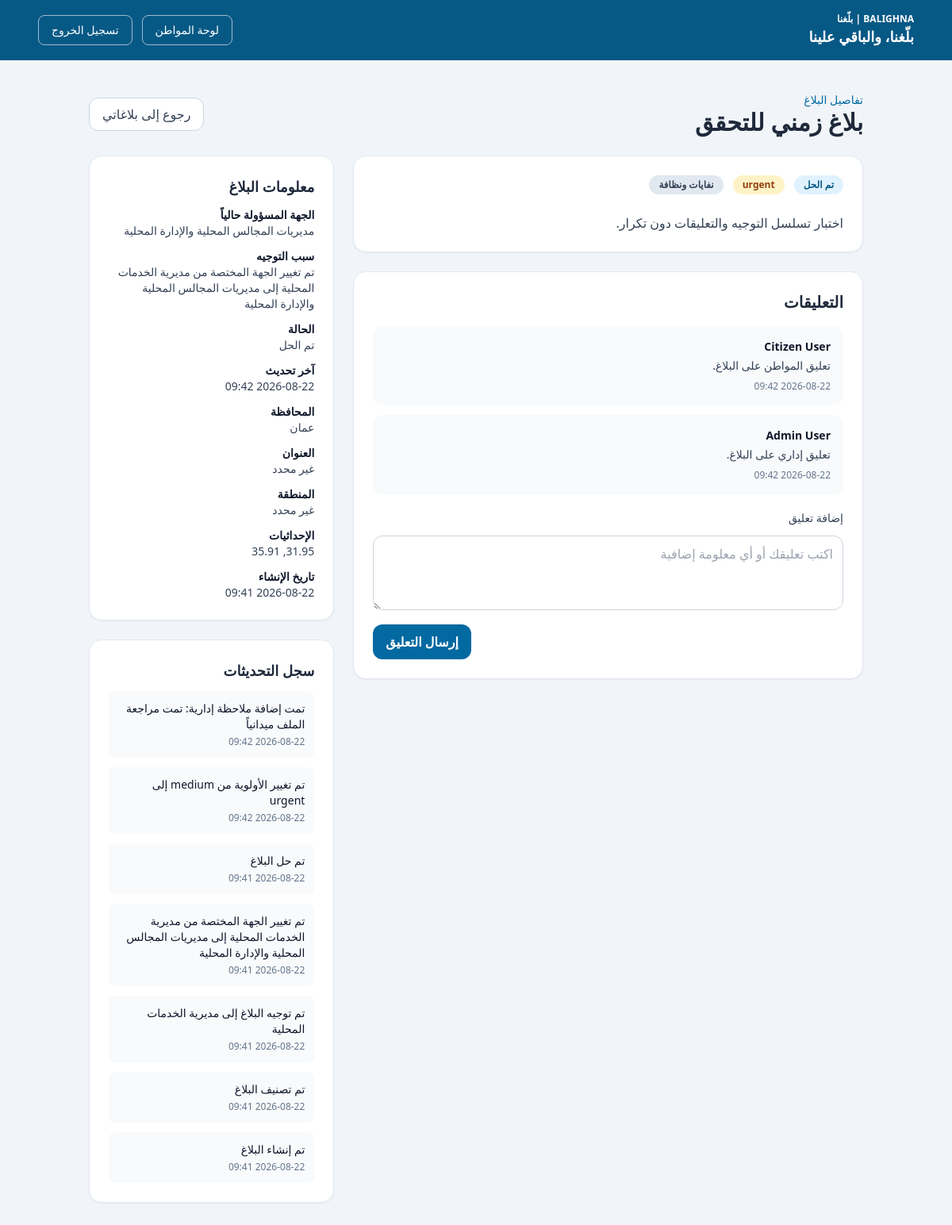
/citizen/complaints/29 (signed in), run on the app's committed database.
### app/models/complaint.py (models this page shows)
class Complaint(Base):
    __tablename__ = "complaints"
    id: Mapped[int] = mapped_column(primary_key=True, index=True)
    user_id: Mapped[int] = mapped_column(ForeignKey("users.id"), nullable=False)
    category_id: Mapped[int | None] = mapped_column(ForeignKey("categories.id"), nullable=True)
    department_id: Mapped[int | None] = mapped_column(ForeignKey("departments.id"), nullable=True)
    title: Mapped[str] = mapped_column(String(255), nullable=False)
    description: Mapped[str] = mapped_column(Text, nullable=False)
    address: Mapped[str | None] = mapped_column(String(255), nullable=True)
    area: Mapped[str | None] = mapped_column(String(255), nullable=True)
    governorate: Mapped[str | None] = mapped_column(String(255), nullable=True)
    latitude: Mapped[float | None] = mapped_column(Float, nullable=True)
    longitude: Mapped[float | None] = mapped_column(Float, nullable=True)
    image_path: Mapped[str | None] = mapped_column(String(500), nullable=True)
    priority: Mapped[str] = mapped_column(String(50), default="medium", nullable=False)
    status: Mapped[str] = mapped_column(String(50), default="new", nullable=False)
    routing_reason: Mapped[str | None] = mapped_column(Text, nullable=True)
    routing_confidence: Mapped[float | None] = mapped_column(Float, nullable=True)
    assigned_at: Mapped[datetime | None] = mapped_column(DateTime(timezone=True), nullable=True)
    resolved_at: Mapped[datetime | None] = mapped_column(DateTime(timezone=True), nullable=True)
    created_at: Mapped[datetime] = mapped_column(DateTime(timezone=True), default=lambda: datetime.now(timezone.utc), nullable=False)
    updated_at: Mapped[datetime] = mapped_column(
        DateTime(timezone=True),
        default=lambda: datetime.now(timezone.utc),
        onupdate=lambda: datetime.now(timezone.utc),
        nullable=False,
    )
    user: Mapped["User"] = relationship(back_populates="complaints")
    category: Mapped["Category"] = relationship(back_populates="complaints")
    department: Mapped["Department"] = relationship(back_populates="complaints")
    comments: Mapped[list["Comment"]] = relationship(back_populates="complaint")
    updates: Mapped[list["ComplaintUpdate"]] = relationship(back_populates="complaint")

### app/models/category.py (models this page shows)
class Category(Base):
    __tablename__ = "categories"
    id: Mapped[int] = mapped_column(primary_key=True, index=True)
    name: Mapped[str] = mapped_column(String(200), nullable=False)
    slug: Mapped[str] = mapped_column(String(200), unique=True, index=True, nullable=False)
    description: Mapped[str | None] = mapped_column(Text, nullable=True)
    created_at: Mapped[datetime] = mapped_column(DateTime(timezone=True), default=lambda: datetime.now(timezone.utc), nullable=False)
    updated_at: Mapped[datetime] = mapped_column(
        DateTime(timezone=True),
        default=lambda: datetime.now(timezone.utc),
        onupdate=lambda: datetime.now(timezone.utc),
        nullable=False,
    )
    complaints: Mapped[list["Complaint"]] = relationship(back_populates="category")

### app/models/comment.py (models this page shows)
class Comment(Base):
    __tablename__ = "comments"
    id: Mapped[int] = mapped_column(primary_key=True, index=True)
    complaint_id: Mapped[int] = mapped_column(ForeignKey("complaints.id"), nullable=False)
    user_id: Mapped[int] = mapped_column(ForeignKey("users.id"), nullable=False)
    body: Mapped[str] = mapped_column(Text, nullable=False)
    created_at: Mapped[datetime] = mapped_column(DateTime(timezone=True), default=lambda: datetime.now(timezone.utc), nullable=False)
    complaint: Mapped["Complaint"] = relationship(back_populates="comments")
    user: Mapped["User"] = relationship(back_populates="comments")

### app/models/user.py (models this page shows)
class User(Base):
    __tablename__ = "users"
    id: Mapped[int] = mapped_column(primary_key=True, index=True)
    name: Mapped[str] = mapped_column(String(150), nullable=False)
    email: Mapped[str] = mapped_column(String(255), unique=True, index=True, nullable=False)
    hashed_password: Mapped[str] = mapped_column(String(255), nullable=False)
    role: Mapped[str] = mapped_column(String(50), default="citizen", nullable=False)
    created_at: Mapped[datetime] = mapped_column(DateTime(timezone=True), default=lambda: datetime.now(timezone.utc), nullable=False)
    updated_at: Mapped[datetime] = mapped_column(
        DateTime(timezone=True),
        default=lambda: datetime.now(timezone.utc),
        onupdate=lambda: datetime.now(timezone.utc),
        nullable=False,
    )
    complaints: Mapped[list["Complaint"]] = relationship(back_populates="user")
    comments: Mapped[list["Comment"]] = relationship(back_populates="user")
    complaint_updates: Mapped[list["ComplaintUpdate"]] = relationship(back_populates="user")

### app/models/department.py (models this page shows)
class Department(Base):
    __tablename__ = "departments"
    id: Mapped[int] = mapped_column(primary_key=True, index=True)
    name: Mapped[str] = mapped_column(String(255), nullable=False)
    slug: Mapped[str] = mapped_column(String(255), unique=True, index=True, nullable=False)
    description: Mapped[str] = mapped_column(Text, nullable=False)
    scope: Mapped[str] = mapped_column(String(50), nullable=False, default="directorate")
    created_at: Mapped[datetime] = mapped_column(DateTime(timezone=True), default=lambda: datetime.now(timezone.utc), nullable=False)
    updated_at: Mapped[datetime] = mapped_column(
        DateTime(timezone=True),
        default=lambda: datetime.now(timezone.utc),
        onupdate=lambda: datetime.now(timezone.utc),
        nullable=False,
    )
    complaints: Mapped[list["Complaint"]] = relationship(back_populates="department")

### app/models/complaint_update.py (models this page shows)
class ComplaintUpdate(Base):
    __tablename__ = "complaint_updates"
    id: Mapped[int] = mapped_column(primary_key=True, index=True)
    complaint_id: Mapped[int] = mapped_column(ForeignKey("complaints.id"), nullable=False)
    user_id: Mapped[int] = mapped_column(ForeignKey("users.id"), nullable=False)
    old_status: Mapped[str | None] = mapped_column(String(50), nullable=True)
    new_status: Mapped[str | None] = mapped_column(String(50), nullable=True)
    note: Mapped[str | None] = mapped_column(Text, nullable=True)
    created_at: Mapped[datetime] = mapped_column(DateTime(timezone=True), default=lambda: datetime.now(timezone.utc), nullable=False)
    complaint: Mapped["Complaint"] = relationship(back_populates="updates")
    user: Mapped["User"] = relationship(back_populates="complaint_updates")

### app/routers/auth.py (the view)
@router.get("/citizen/complaints/{complaint_id}")
async def complaint_detail(
    request: Request,
    complaint_id: int,
    user: User = Depends(require_role("citizen")),
    db: Session = Depends(get_db),
):
    complaint = db.scalar(
        select(Complaint)
        .options(*complaint_detail_options())
        .where(Complaint.id == complaint_id, Complaint.user_id == user.id)
    )
    if complaint is None:
        raise HTTPException(status_code=status.HTTP_404_NOT_FOUND, detail="Complaint not found")
    complaint.updates = sorted(complaint.updates, key=lambda item: item.created_at, reverse=True)
    complaint.comments = sorted(complaint.comments, key=lambda item: item.created_at)
    return templates.TemplateResponse(
        request,
        "complaint_details.html",
        {
            "title": "تفاصيل البلاغ",
            "slogan": settings.project_slogan,
            "user": user,
            "complaint": complaint,
            "status_labels": STATUS_LABELS,
        },
    )

### app/templates/complaint_details.html (shortened to what this page needs)
<!DOCTYPE html>
<html lang="ar" dir="rtl">
  <head>
    <script src="https://cdn.tailwindcss.com"></script>
  </head>
  <body class="bg-slate-100 text-slate-800" dir="rtl">
    <nav class="bg-sky-800 text-white">
      <div class="mx-auto flex max-w-6xl items-center justify-between px-6 py-4">
        <div>
          <div class="text-xs font-semibold">BALIGHNA | بلّغنا</div>
          <div class="text-lg font-bold">{{ slogan }}</div>
        </div>
        <div class="flex items-center gap-3">
          <a href="/citizen" class="rounded-lg border border-white/60 px-4 py-2 text-sm font-medium hover:bg-white/10">لوحة المواطن</a>
          <form method="post" action="/logout">
            <button type="submit" class="rounded-lg border border-white/60 px-4 py-2 text-sm font-medium hover:bg-white/10">تسجيل الخروج</button>
          </form>
        </div>
      </div>
    </nav>
    <main class="mx-auto max-w-5xl px-6 py-10">
      <div class="mb-6 flex items-center justify-between">
        <div>
          <p class="text-sm text-sky-700">تفاصيل البلاغ</p>
          <h1 class="text-3xl font-bold">{{ complaint.title }}</h1>
        </div>
        <a href="/citizen/complaints" class="rounded-xl border border-slate-300 bg-white px-4 py-2 font-medium text-slate-700 hover:bg-slate-50">رجوع إلى بلاغاتي</a>
      </div>
      <div class="grid gap-6 lg:grid-cols-3">
        <div class="lg:col-span-2 space-y-6">
          <div class="rounded-2xl border border-slate-200 bg-white p-6 shadow-sm">
            <div class="flex flex-wrap gap-3">
              <span class="rounded-full bg-sky-100 px-3 py-1 text-xs font-semibold text-sky-800">{{ status_labels.get(complaint.status, complaint.status) }}</span>
              <span class="rounded-full bg-amber-100 px-3 py-1 text-xs font-semibold text-amber-800">{{ complaint.priority }}</span>
              {% if complaint.category %}
              <span class="rounded-full bg-slate-200 px-3 py-1 text-xs font-semibold text-slate-700">{{ complaint.category.name }}</span>
              {% endif %}
            </div>
            <p class="mt-6 whitespace-pre-line text-slate-700">{{ complaint.description }}</p>
          </div>
          <div class="rounded-2xl border border-slate-200 bg-white p-6 shadow-sm">
            <h2 class="mb-4 text-xl font-bold">التعليقات</h2>
            <div class="space-y-3">
              {% for comment in complaint.comments %}
              <div class="rounded-xl bg-slate-50 p-4 text-sm text-slate-700">
                <div class="font-semibold text-slate-900">{{ comment.user.name if comment.user else 'مستخدم' }}</div>
                <p class="mt-1 whitespace-pre-line">{{ comment.body }}</p>
                <div class="mt-2 text-xs text-slate-500">{{ comment.created_at.strftime('%Y-%m-%d %H:%M') }}</div>
              </div>
              {% else %}
              <p class="text-sm text-slate-500">لا توجد تعليقات بعد.</p>
              {% endfor %}
            </div>
            <form method="post" action="/complaints/{{ complaint.id }}/comments" class="mt-5 space-y-3">
              <label for="comment-body" class="block text-sm font-medium text-slate-700">إضافة تعليق</label>
              <textarea id="comment-body" name="body" rows="3" required class="w-full rounded-xl border border-slate-300 px-3 py-2.5" placeholder="اكتب تعليقك أو أي معلومة إضافية"></textarea>
              <div class="flex justify-end"><button type="submit" class="rounded-xl bg-sky-700 px-4 py-2.5 font-semibold text-white hover:bg-sky-800">إرسال التعليق</button></div>
            </form>
          </div>
        </div>
        <aside class="space-y-6">
          <div class="rounded-2xl border border-slate-200 bg-white p-6 shadow-sm">
            <h2 class="mb-3 text-lg font-bold">معلومات البلاغ</h2>
            <dl class="space-y-3 text-sm text-slate-700">
              <div><dt class="font-semibold text-slate-900">الجهة المسؤولة حالياً</dt><dd>{% if complaint.department %}{{ complaint.department.name }}{% else %}بانتظار تحديد الجهة المختصة{% endif %}</dd></div>
              <div><dt class="font-semibold text-slate-900">سبب التوجيه</dt><dd>{{ complaint.routing_reason or 'بانتظار تحديد سبب التوجيه' }}</dd></div>
              <div><dt class="font-semibold text-slate-900">الحالة</dt><dd>{{ status_labels.get(complaint.status, complaint.status) }}</dd></div>
              <div><dt class="font-semibold text-slate-900">آخر تحديث</dt><dd>{% if complaint.updates %}{{ complaint.updates[0].created_at.strftime('%Y-%m-%d %H:%M') }}{% else %}{{ complaint.created_at.strftime('%Y-%m-%d %H:%M') }}{% endif %}</dd></div>
              <div><dt class="font-semibold text-slate-900">المحافظة</dt><dd>{{ complaint.governorate or 'غير محدد' }}</dd></div>
              <div><dt class="font-semibold text-slate-900">العنوان</dt><dd>{{ complaint.address or 'غير محدد' }}</dd></div>
              <div><dt class="font-semibold text-slate-900">المنطقة</dt><dd>{{ complaint.area or 'غير محدد' }}</dd></div>
              <div><dt class="font-semibold text-slate-900">الإحداثيات</dt><dd>{{ complaint.latitude or 'غير محدد' }}, {{ complaint.longitude or 'غير محدد' }}</dd></div>
              <div><dt class="font-semibold text-slate-900">تاريخ الإنشاء</dt><dd>{{ complaint.created_at.strftime('%Y-%m-%d %H:%M') }}</dd></div>
            </dl>
          </div>
          <div class="rounded-2xl border border-slate-200 bg-white p-6 shadow-sm">
            <h2 class="mb-3 text-lg font-bold">سجل التحديثات</h2>
            <ul class="space-y-3 text-sm text-slate-700">
              {% for update in complaint.updates %}
              <li class="rounded-lg bg-slate-50 p-3">
                <div class="font-medium text-slate-900">{{ update.note or 'تم تحديث البلاغ' }}</div>
                <div class="mt-1 text-xs text-slate-500">{{ update.created_at.strftime('%Y-%m-%d %H:%M') }}</div>
              </li>
              {% else %}
              <li class="rounded-lg bg-slate-50 p-3 text-slate-600">تم إنشاء البلاغ</li>
              {% endfor %}
            </ul>
          </div>
        </aside>
      </div>
    </main>
  </body>
</html>

### data on the page
Complaint: title "بلاغ زمني للتحقق", get "تم الحل", priority "urgent", description "اختبار تسلسل التوجيه والتعليقات دون تكرار.", routing_reason "تم تغيير الجهة المختصة من مديرية الخدمات المحلية إلى مديريات المجالس المحلية والإدارة المحلية", governorate "عمان", address "غير محدد", area "غير محدد", latitude "31.95", longitude "35.91", created_at "2026-08-22 09:41"
Category: category.name "نفايات ونظافة"
Comment: user "Citizen User", body "تعليق المواطن على البلاغ.", created_at "2026-08-22 09:42"
Comment: user "Admin User", body "تعليق إداري على البلاغ.", created_at "2026-08-22 09:42"
Department: department.name "مديريات المجالس المحلية والإدارة المحلية"
ComplaintUpdate: created_at "2026-08-22 09:42", note "تمت إضافة ملاحظة إدارية: تمت مراجعة الملف ميدانياً"
ComplaintUpdate: note "تم تغيير الأولوية من medium إلى urgent", created_at "2026-08-22 09:42"
ComplaintUpdate: note "تم حل البلاغ", created_at "2026-08-22 09:41"
ComplaintUpdate: note "تم تغيير الجهة المختصة من مديرية الخدمات المحلية إلى مديريات المجالس المحلية والإدارة المحلية", created_at "2026-08-22 09:41"
ComplaintUpdate: note "تم توجيه البلاغ إلى مديرية الخدمات المحلية", created_at "2026-08-22 09:41"
ComplaintUpdate: note "تم تصنيف البلاغ", created_at "2026-08-22 09:41"
ComplaintUpdate: note "تم إنشاء البلاغ", created_at "2026-08-22 09:41"

### other printed values
{{ slogan }} "بلّغنا، والباقي علينا"
